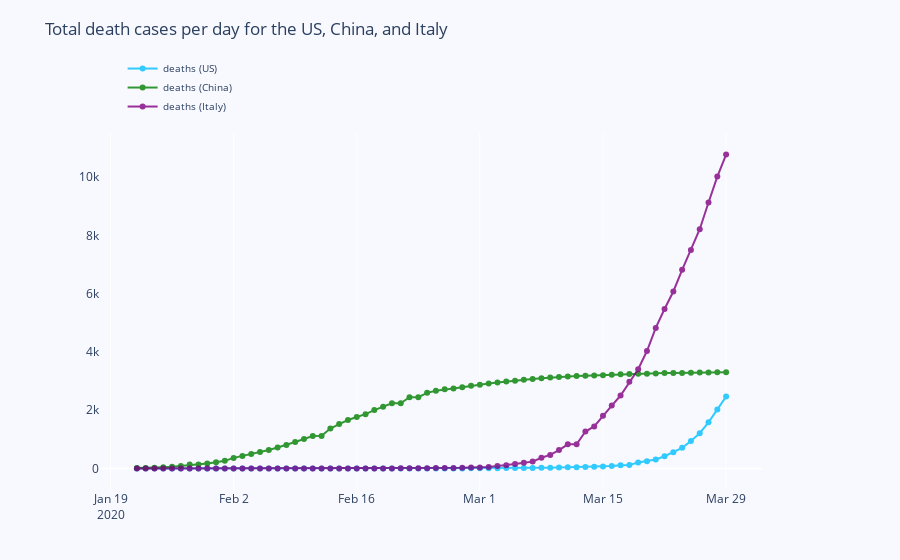

Notebook cell for this chart:
### Markdown cell above
The rate of change of the __confirmed cases__ for the US was almost normal from __January, 22__, till it had a sharp increase on __March, 18__,
and surpassed both China and Italy on __March, 26__, making the US the [highest number of confirmed cases](https://www.nytimes.com/2020/03/26/health/usa-coronavirus-cases.html) [1].

The question is what triggered such exponential growth of the confirmed cases in the US? 
Perhaps, flights coming from Europe and China where the pandemic had its stronghold? Or the social distance not thoroughly implemented by those affected with the virus?
Or a failure to take the pandemic seriously as it engulfed China? Or a combination of these factors?

### Code cell
fig = go.Figure()

fig.add_trace(go.Scatter(
                x=US.index,
                y=US.deaths,
                name="deaths (US)",
                mode='lines+markers',
                line_color='deepskyblue',
                opacity=0.8))

fig.add_trace(go.Scatter(
                x=China.index,
                y=China.deaths,
                name="deaths (China)",
                mode='lines+markers',
                line_color='green',
                opacity=0.8))

fig.add_trace(go.Scatter(
                x=Italy.index,
                y=Italy.deaths,
                name="deaths (Italy)",
                mode='lines+markers',
                line_color='purple',
                opacity=0.8))


fig.update_layout(
    title='Total death cases per day for the US, China, and Italy',
    yaxis = dict(
        showgrid=False,
        showline=False,
        showticklabels=True,
        domain=[0,0.85],
    ),

    xaxis = dict(
        zeroline=False,
        showline=False,
        showticklabels=True,
        showgrid=True,
        domain=[0,0.85],
    ),
    
    legend=dict(x=0.029,y=1.038, font_size=10),
    margin=dict(l=100, r=20, t=70, b=70),
    paper_bgcolor='rgb(248, 248, 255)',
    plot_bgcolor='rgb(248, 248, 255)',

)

fig.show()
